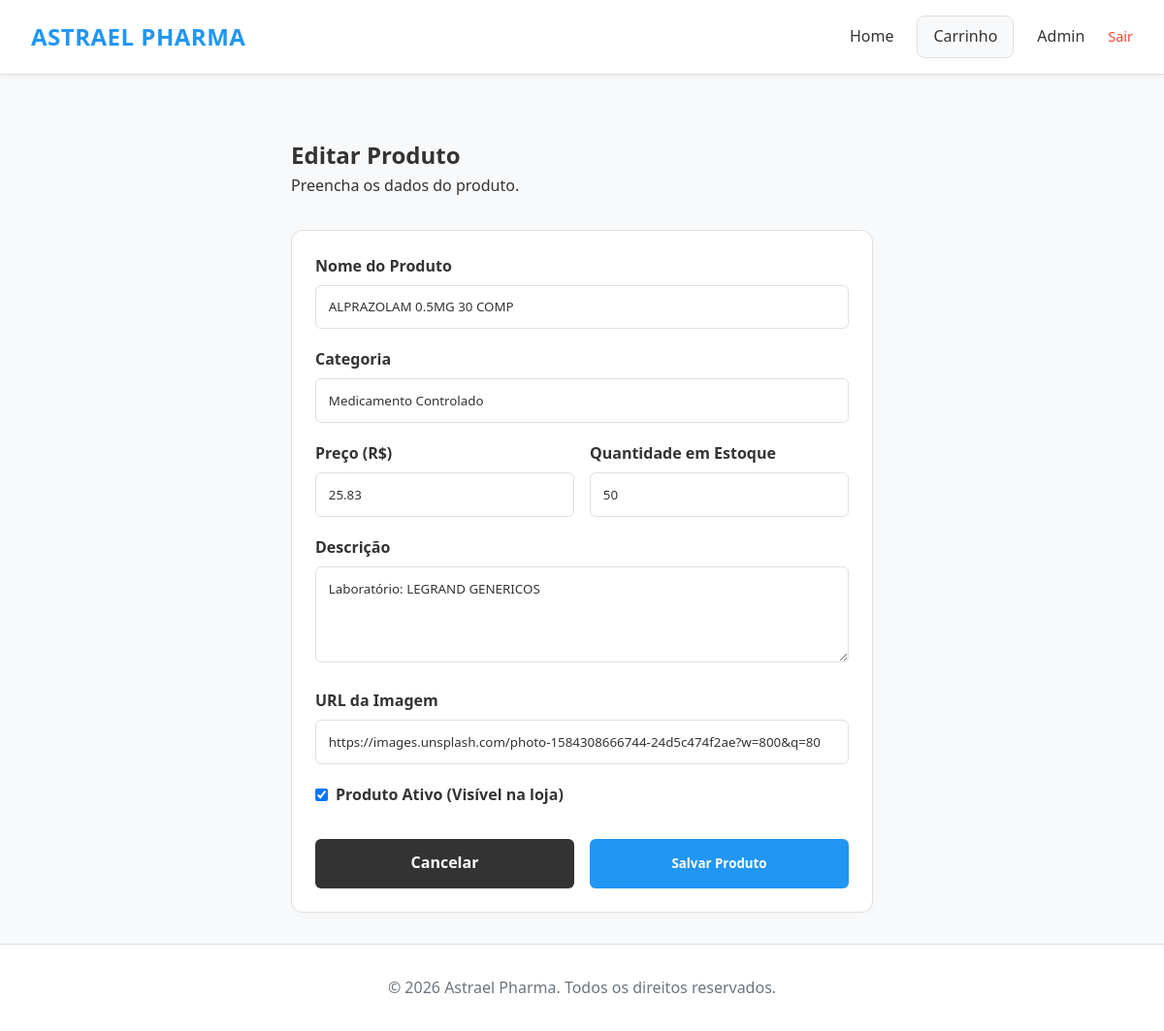
Page /admin/editar/6 (signed in) on the committed database.
### tables this page shows
CREATE TABLE produtos (
            id INTEGER PRIMARY KEY AUTOINCREMENT,
            nome TEXT NOT NULL,
            descricao TEXT,
            preco REAL NOT NULL,
            quantidade INTEGER NOT NULL,
            categoria TEXT,
            imagem_url TEXT,
            ativo BOOLEAN NOT NULL DEFAULT 1
        );

### app.py (the view, shortened to what this page needs)
@app.route('/admin/editar/<int:produto_id>', methods=['GET', 'POST'])
@login_required
def editar_produto(produto_id):
    produto = database.get_produto(produto_id)
    if not produto:
        return redirect(url_for('admin'))
    return render_template('editar_produto.html', acao='Editar', produto=produto)

### app.py (called while the page is built)
def login_required(f):
    @wraps(f)
    def decorated_function(*args, **kwargs):
        if 'admin_logged_in' not in session:
            flash('Por favor, faça login para acessar o painel administrativo.', 'error')
            return redirect(url_for('login'))
        return f(*args, **kwargs)
    return decorated_function

### database.py (called while the page is built)
def get_db_connection():
    conn = sqlite3.connect(DB_NAME)
    conn.row_factory = sqlite3.Row
    return conn

def get_produto(produto_id):
    conn = get_db_connection()
    produto = conn.execute('SELECT * FROM produtos WHERE id = ?', (produto_id,)).fetchone()
    conn.close()
    return produto

### templates/editar_produto.html (shortened to what this page needs)
{% extends 'base.html' %}
{% block content %}
<div style="max-width: 600px; margin: 0 auto;">
    <h2>{{ acao }} Produto</h2>
    <p class="text-muted" style="margin-bottom: 2rem;">Preencha os dados do produto.</p>
    <div class="dash-card">
        <form method="POST">
            <div class="form-group">
                <label for="nome">Nome do Produto</label>
                <input type="text" id="nome" name="nome" class="form-control" value="{{ produto.nome if produto else '' }}" required>
            </div>
            <div class="form-group">
                <label for="categoria">Categoria</label>
                <input type="text" id="categoria" name="categoria" class="form-control" value="{{ produto.categoria if produto else '' }}">
            </div>
            <div style="display: grid; grid-template-columns: 1fr 1fr; gap: 1rem;">
                <div class="form-group">
                    <label for="preco">Preço (R$)</label>
                    <input type="number" step="0.01" min="0" id="preco" name="preco" class="form-control" value="{{ produto.preco if produto else '' }}" required>
                </div>
                <div class="form-group">
                    <label for="quantidade">Quantidade em Estoque</label>
                    <input type="number" min="0" step="1" id="quantidade" name="quantidade" class="form-control" value="{{ produto.quantidade if produto else '' }}" required>
                </div>
            </div>
            <div class="form-group">
                <label for="descricao">Descrição</label>
                <textarea id="descricao" name="descricao" class="form-control" rows="4">{{ produto.descricao if produto else '' }}</textarea>
            </div>
            <div class="form-group">
                <label for="imagem_url">URL da Imagem</label>
                <input type="url" id="imagem_url" name="imagem_url" class="form-control" value="{{ produto.imagem_url if produto else '' }}" placeholder="https://exemplo.com/imagem.jpg">
            </div>
            <div class="form-group" style="display: flex; align-items: center; gap: 0.5rem; margin-top: 1rem;">
                <input type="checkbox" id="ativo" name="ativo" {% if not produto or produto.ativo %}checked{% endif %} style="width: auto;">
                <label for="ativo" style="margin: 0; cursor: pointer;">Produto Ativo (Visível na loja)</label>
            </div>
            <div style="margin-top: 2rem; display: flex; gap: 1rem;">
                <a href="{{ url_for('admin') }}" class="btn" style="background: #333; color: white;">Cancelar</a>
                <button type="submit" class="btn btn-primary">Salvar Produto</button>
            </div>
        </form>
    </div>
</div>
{% endblock %}

### templates/base.html (shortened to what this page needs)
<!DOCTYPE html>
<html lang="pt-BR">
<head>
    <link rel="stylesheet" href="{{ url_for('static', filename='style.css') }}">
</head>
<body>
    <header>
        <div class="nav-container">
            <a href="{{ url_for('index') }}" class="logo">ASTRAEL PHARMA</a>
            <div class="nav-links">
                <a href="{{ url_for('index') }}">Home</a>
                <a href="{{ url_for('carrinho') }}" class="cart-link">
                    Carrinho
                </a>
                {% if session.get('admin_logged_in') %}
                    <a href="{{ url_for('admin') }}">Admin</a>
                    <a href="{{ url_for('logout') }}" style="color: var(--danger); font-size: 0.9rem;">Sair</a>
                {% else %}
                    <a href="{{ url_for('admin') }}">Admin</a>
                {% endif %}
            </div>
        </div>
    </header>
    <main>
        {% block content %}{% endblock %}
    </main>
    <footer>
        <p>&copy; 2026 Astrael Pharma. Todos os direitos reservados.</p>
    </footer>
</body>
</html>

### static/style.css (style rules this page uses)
:root { --bg-main: #f8f9fa; --bg-card: #ffffff; --primary-color: #2196f3; --primary-hover: #1976d2; --pix-green: #4caf50; --pix-green-hover: #43a047; --text-main: #333333; --text-muted: #6c757d; --danger: #f44336; --danger-hover: #d32f2f; --border-color: #e0e0e0; }
* { margin: 0; padding: 0; box-sizing: border-box; font-family: 'Segoe UI', Roboto, 'Helvetica Neue', Arial, sans-serif; }
body { background-color: var(--bg-main); color: var(--text-main); line-height: 1.6; min-height: 100vh; display: flex; flex-direction: column; }
header { background-color: #ffffff; border-bottom: 1px solid var(--border-color); position: sticky; top: 0; z-index: 100; box-shadow: 0 2px 4px rgba(0,0,0,0.05); }
.nav-container { max-width: 1200px; margin: 0 auto; padding: 1rem 2rem; display: flex; justify-content: space-between; align-items: center; }
.logo { font-size: 1.5rem; font-weight: 800; color: var(--primary-color); text-decoration: none; letter-spacing: 0.5px; }
.nav-links { display: flex; gap: 1.5rem; align-items: center; }
.nav-links a { color: var(--text-main); text-decoration: none; font-weight: 500; transition: color 0.3s; }
.cart-link { background: var(--bg-main); border: 1px solid var(--border-color); padding: 0.5rem 1rem; border-radius: 8px; font-weight: 600; }
main { flex: 1; max-width: 1200px; margin: 0 auto; padding: 2rem; width: 100%; }
.btn { display: inline-block; padding: 0.8rem 1.5rem; border: none; border-radius: 6px; font-weight: 600; cursor: pointer; text-align: center; text-decoration: none; transition: background-color 0.3s; width: 100%; }
.btn-primary { background: var(--primary-color); color: white; }
.form-group { margin-bottom: 1.2rem; }
.form-group label { display: block; margin-bottom: 0.4rem; font-weight: 600; color: var(--text-main); }
.form-control { width: 100%; padding: 0.8rem; background: #ffffff; border: 1px solid var(--border-color); border-radius: 6px; color: var(--text-main); }
.dash-card { background: var(--bg-card); padding: 1.5rem; border-radius: 12px; border: 1px solid var(--border-color); box-shadow: 0 2px 4px rgba(0,0,0,0.02); }
footer { text-align: center; padding: 2rem; color: var(--text-muted); border-top: 1px solid var(--border-color); margin-top: auto; background: #ffffff; }

### rows in the picture
produtos: nome "ALPRAZOLAM 0.5MG 30 COMP", categoria "Medicamento Controlado", preco "25.83", quantidade "50", descricao "Laboratório: LEGRAND GENERICOS", imagem_url "https://images.unsplash.com/photo-1584308666744-24d5c474f2ae?w=800&q=80", ativo "☑"

### other values in the picture
{{ acao }} "Editar"
